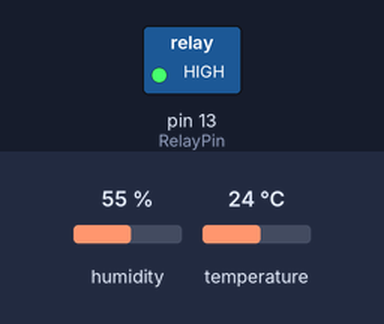
Recording of a sketch running on a simulated Arduino Uno, built with avr-gcc and run on an emulated ATmega328P. Parts: switched loads named in the sketch (green lamp = pin HIGH). Inputs (shaded band) come from the test bench; at power-on: humidity 55 %, temperature 24 °C. What the sketch prints to the serial monitor is not drawn.

Above: at 0.1 s.
Timing chart, 0 to 1.6 s (numbered marks = the images above):
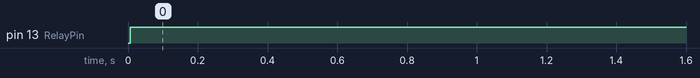

Measured:
- by itself, pin 13 (RelayPin): LOW → HIGH at 0.01 s

The sketch:

fridge_from_freezer.ino
```cpp
// Example testing sketch for various DHT humidity/temperature sensors
// Written by ladyada, public domain
//added code to turn a freezer on and off at 38 degrees to turn it into a fridge temporarily..
//added code by Thomas Dupras 6/25/2018

#include "DHT.h"
#define DHTPIN 2     // what pin we're connected to
#define RelayPin 13 // pin connected to SSR  High to turn on, other side of SSR to gnd
#define SetTemp 38 // set temperature for SSR control  same default temp as my fridge
// Uncomment whatever type you're using!
//#define DHTTYPE DHT11   // DHT 11
#define DHTTYPE DHT22   // DHT 22  (AM2302)
//#define DHTTYPE DHT21   // DHT 21 (AM2301)

// Connect pin 1 (on the left) of the sensor to +5V
// NOTE: If using a board with 3.3V logic like an Arduino Due connect pin 1
// to 3.3V instead of 5V!
// Connect pin 2 of the sensor to whatever your DHTPIN is
// Connect pin 4 (on the right) of the sensor to GROUND
// Connect a 10K resistor from pin 2 (data) to pin 1 (power) of the sensor

// Initialize DHT sensor.
// Note that older versions of this library took an optional third parameter to
// tweak the timings for faster processors.  This parameter is no longer needed
// as the current DHT reading algorithm adjusts itself to work on faster procs.
DHT dht(DHTPIN, DHTTYPE);

void setup() {
  Serial.begin(9600);   // left serial in for debugging.. removed at completetion of project.. stands alone
  Serial.println("DHTxx test!");
  pinMode(RelayPin, OUTPUT);

  dht.begin();
}
float tempF = 0 ;

void loop() {
  // Wait a few seconds between measurements.

 // Read temperature as Fahrenheit (is Fahrenheit = true)
   tempF = dht.readTemperature(true);

  // Check if any reads failed and exit early (to try again).
  if ( isnan(tempF)) {
    Serial.println("Failed to read from DHT sensor!");
    return;
  }


  Serial.print("Temperature: ");
  Serial.print(tempF);
  Serial.println(" *F\t");
 if ( tempF > SetTemp)  digitalWrite(RelayPin,HIGH);  // if too warm then turn on compressor
 else if (tempF < (SetTemp-2)) {
  digitalWrite(RelayPin,LOW);  // if temp is 2 degrees colder than setpoint turn off compressor
  delay(300000);  // big 5 minute delay to help prevent slugging compressor from turning back on to rapidly..
 }
  delay(6000);   // Just slowing the whole loop down a little.. helped with serial debugging..
}
```
